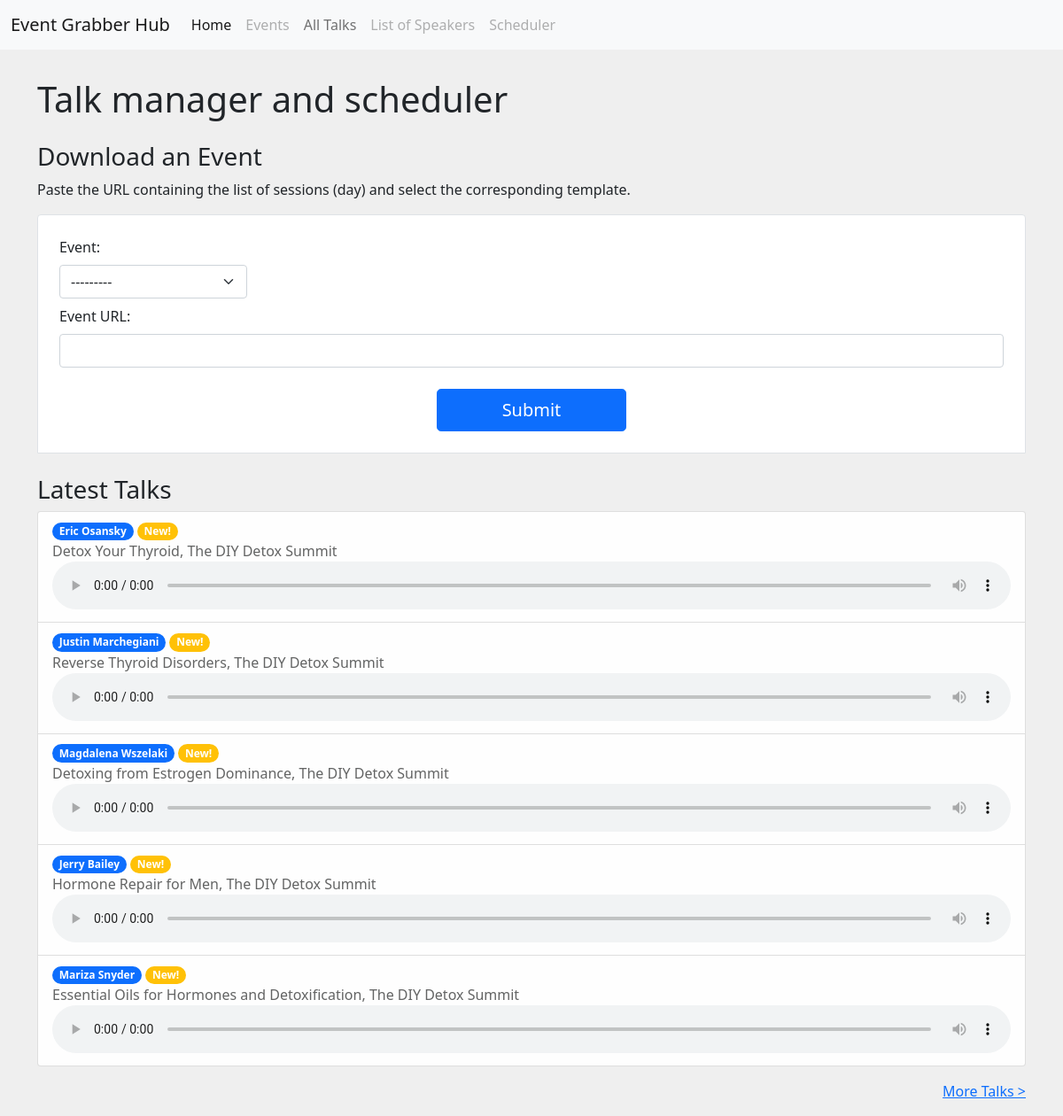
The page / on the database its author committed.
### core/models.py (models this page shows, shortened)
class TalkSession(models.Model):
    name = models.CharField(max_length=60, null=True, blank=True,
                            verbose_name='Session name')
    speaker = models.ForeignKey(
        Speaker, on_delete=SET_NULL, verbose_name='Speaker name', null=True, blank=True)
    event = models.ForeignKey(Event, on_delete=SET_NULL, null=True, blank=True)
    mp3_url = models.URLField(null=True, blank=True,
                              verbose_name='mp3 remote url')
    mp3_file = models.FileField(
        upload_to="mp3s", null=True, blank=True, verbose_name='mp3 file')

class Speaker(models.Model):
    name = models.CharField(max_length=30, blank=False, null=False)
    img_url = models.URLField(null=True, blank=True,
                              verbose_name='photo remote url')
    img_file = models.ImageField(
        upload_to="images", null=True, blank=True, verbose_name='photo file')
    website = models.CharField(max_length=100, blank=True, null=True)
    def __str__(self) -> str:
        return self.name

class Event(models.Model):
    name = models.CharField(blank=False, max_length=60,
                            verbose_name='Event name')
    start_date = models.DateField(blank=True)
    duration = models.IntegerField(blank=True, default=1)
    category = models.ManyToManyField(Category)
    landing_page = models.CharField(blank=False, max_length=100)
    event_tpl = models.ForeignKey(
        EventTpl, on_delete=SET_NULL, blank=True, null=True)
    scrape_ready = models.BooleanField(blank=True, default=False)
    def __str__(self) -> str:
        return f'{self.name}'

### core/views.py (the view)
# urls.py: path('', views.home_view, name='home'),
def home_view(request):
    list = []
    form = EventSingleForm()
    if request.method == 'POST':
        filled_form = EventSingleForm(request.POST)
        if filled_form.is_valid():
            POST_event_url = filled_form.cleaned_data['event_url']
            selected_event = Event.objects.get(
                name=filled_form.cleaned_data['event_tpl'])
            event_template = EventTpl.objects.get(
                name=selected_event.event_tpl)
            css_link_button = event_template.css_link_button
            css_title = event_template.css_talk_title
            css_speaker_name = event_template.css_speaker_name
            css_photo = event_template.css_image
            css_audio_file = event_template.css_audio_file
            bs4_INDEX_PAGE_url = requests.get(POST_event_url)
            bs4_INDEX_PAGE_soup = BeautifulSoup(
                bs4_INDEX_PAGE_url.text, "html.parser")
            bs4_link_buttons = bs4_INDEX_PAGE_soup.select(css_link_button)
            bs4_photo = bs4_INDEX_PAGE_soup.select(css_photo)
            for i, link in enumerate(bs4_link_buttons, start=0):
                bs4_DETAIL_PAGE_url = requests.get(link['href'])
                bs4_DETAIL_PAGE_soup = BeautifulSoup(
                    bs4_DETAIL_PAGE_url.text, "html.parser")
                SPEAKER_PHOTO = bs4_photo[i]['src']
                TITLE = bs4_DETAIL_PAGE_soup.select_one(
                    css_title).text.split('with')[0]
                SPEAKER_NAME = bs4_DETAIL_PAGE_soup.select_one(
                    css_speaker_name).text.split(',')[0].replace('with', '').strip()
                MP3_URL = bs4_DETAIL_PAGE_soup.find(
                    css_audio_file)['src']
                if len(Speaker.objects.filter(name=SPEAKER_NAME)) != 0:
                    speaker_object = Speaker.objects.get(
                        name=SPEAKER_NAME)
                    print(f'SPEAKER exists: id {speaker_object.id}')
                else:
                    speaker_object = Speaker(
                        name=SPEAKER_NAME, img_url=SPEAKER_PHOTO)
                    speaker_object.get_remote_image()
                    print(f'SPEAKER [DOES NOT exists]: new speaker id {speaker_object.id}')
                    speaker_object.save()
                if len(TalkSession.objects.filter(name=TITLE)) != 0:
                    print('TALK [exists]: Do nothing')
                    pass
                else:
                    new_talk_session = TalkSession(
                        name=TITLE, speaker=speaker_object, event=selected_event, mp3_url=MP3_URL)
                    new_talk_session.get_remote_mp3()
                    print(f'TALK [DOES NOT exists]: New talk id:{new_talk_session.id}, with speaker id: {speaker_object.name}, and event id: {selected_event.id}')
                    new_talk_session.save()
                list.append(
                    [[TITLE], [SPEAKER_NAME], [speaker_object.id], [MP3_URL], [bs4_photo[i]['src']]])
            return render(request, 'core/home.html', {'form': form, 'list': list})
    else:
        latest_talks = TalkSession.objects.all().order_by('-id')[:5]
        return render(request, 'core/home.html',
                      {'form': form,
                       'latest_talks': latest_talks
                       })

### core/forms.py
class EventSingleForm(forms.Form):
    event_url = forms.CharField(
        label='Event URL: ',
        widget=TextInput(attrs={'class': 'form-control', 'size': '80'}),
    )
    event_tpl = forms.ModelChoiceField(
        label='Event: ',
        required=True,
        widget=Select(attrs={'class': 'form-select'}),
        queryset=Event.objects.all())

### core/templates/core/home.html (shortened to what this page needs)
{% extends 'base.html' %} {% block 'body' %}
<h1>Talk manager and scheduler</h1>
<h2 class="h3">Download an Event</h2>
<p>Paste the URL containing the list of sessions (day) and select the corresponding template.</p>
<div class="bd-box">
  <form action="{% url 'home' %}" method="POST" class="row gy-2 gx-3 align-items-center">
    <div class="col-auto">
      <label for="" class="form-label">{{ form.event_tpl.label }}</label>
      {{ form.event_tpl }}
    </div>
    <div class="mb-3">
      <label for="form.event_url.id" class="form-label">{{ form.event_url.label }}</label>
      {{ form.event_url }}
    </div>
    <div class="button-area">
      <button type="submit" class="btn-primary btn btn-lg">Submit</button>
    </div>
  </form>
</div>
<h2 class="h3">Latest Talks</h2>
{% if latest_talks %}
<div class="all-sessions">
  <ul class="list-group">
    {% for session in latest_talks %}
    <li class="list-group-item list-group-item-action list-group-item-light">
      <small class="badge bg-primary rounded-pill">{{ session.speaker }}</small> <span class="badge bg-warning rounded-pill">New!</span>
      <br />
      {{ session.name }}, {{ session.event }} <br />
      <audio controls="" preload="none" controlslist="nodownload" style="width: 100%">
        <source src="{{ session.audio_file_path }}" type="audio/mpeg" />
      </audio>
    </li>
    {% endfor %}
  </ul>
  <a href="{% url 'talks_list' %}" class="more">More Talks ></a>
</div>
{% else %} No talks yet... {% endif %} {% endblock %} {% comment %} TO DO: LABEL FOR {% endcomment %}

### core/static/css/styles.css (style rules this page uses)
body { background: #cccccc4f; }
h1 { margin-bottom: 1rem; }
.h3 { margin-top: 1.5rem; }
.bd-box { padding: 1rem; margin: 1rem -0.75rem 0; border: solid #dee2e6; border-width: 1px; background: #fff; }
.button-area button { margin: 0 auto; display: block; width: 40%; }
@media (min-width: 576px) { .bd-box { padding: 1.5rem; margin-right: 0; margin-left: 0; border-width: 1px; border-top-left-radius: 0.25rem; border-top-right-radius: 0.25rem; } }
@media (min-width: 576px) { .button-area button { margin: 0 auto; display: block; width: 20%; } }
@media (min-width: 876px) { .more { float: right; padding: 1rem 0; } }

### rows shown on the page
TalkSession: speaker "Eric Osansky", name "Detox Your Thyroid", event "The DIY Detox Summit"
TalkSession: speaker "Justin Marchegiani", name "Reverse Thyroid Disorders", event "The DIY Detox Summit"
TalkSession: speaker "Magdalena Wszelaki", name "Detoxing from Estrogen Dominance", event "The DIY Detox Summit"
TalkSession: speaker "Jerry Bailey", name "Hormone Repair for Men", event "The DIY Detox Summit"
TalkSession: speaker "Mariza Snyder", name "Essential Oils for Hormones and Detoxification", event "The DIY Detox Summit"
